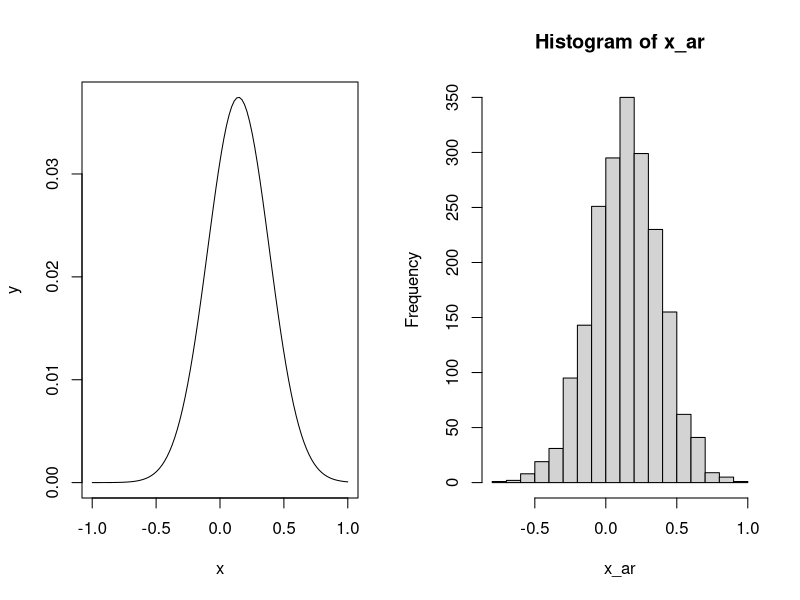
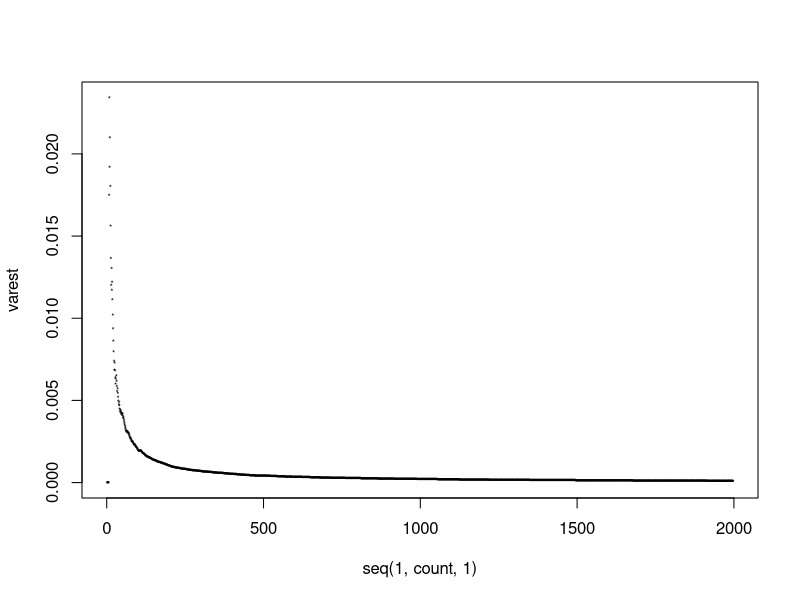

Reproduce these figures in R, in order.
## ---- chunk 1
# Parameters
mu <- 0
sigma <- 0.25
n_data <- 5
y_data <- 5
## ---- chunk 2
# Posterior kernel
PosteriorKernel <- function(theta){
    ker <- exp(y_data*theta) / (1+exp(theta))^n_data
    ker <- ker * exp(-(theta-mu)^2/(2*sigma^2))
    return (ker)
}  
# Prior kernel
PriorKernel <- function(theta){
    ker <- exp(-(theta-mu)^2/(2*sigma^2))
    return (ker)
}
# Prior normalization
Z <- sqrt(2*pi*sigma^2)
# Sample from prior
PriorSample <- function(){
    x <- rnorm(1,mu,sigma)
    return (x)
}
## ---- chunk 3
# Accept-reject algorithm. K = M Z_g / Z_f, where M is the ratio bound in accept-reject algorithm 
AccRej <- function(n, K){
    samples <- c()
    while(length(samples) < n){
        x <- PriorSample()
        u <- runif(1)
        if(u*K < PosteriorKernel(x) / PriorKernel(x)){
            samples <- c(samples, x)
        }
  }
  return(samples)
}
## ---- chunk 4
# Sample from from the posterior using the acc-rej algorithm
x <- seq(-4*sigma,4*sigma,length.out = 100)
y <- PosteriorKernel(x)
treshold <- 1e-4
x_ar <- c()
prob <- c()
varest <- c()
count <- 0
min <- 10

repeat{
    count <- count + 1
    x_ar <- c(x_ar, AccRej(1, K=1))
    prob <- c(prob, length(x_ar[x_ar > 0]) / length(x_ar))
    varest <- c(varest, prob[count] * (1 - prob[count]) / length(x_ar))
    if(varest[count] < treshold && count > min){
        break
    }
}
alpha <- prob[count]

# plot
par(mfrow = c(1, 2))
plot(x,y, type="l")
hist(x_ar)
## ---- chunk 5
par(mfrow = c(1, 1))
## ---- chunk 6
plot(seq(1,count,1),varest, pch="*", cex=0.5)
## ---- chunk 7
print(paste0("Confidence interval of phi: [",round(alpha+qnorm(0.025)*sqrt(varest[count]),4), ", ", round(alpha+qnorm(0.975)*sqrt(varest[count]),4), "]"))
## ---- chunk 8
library(knitr)  
x <- 1:4
y <- c(125,18,20,34)  
d <- data.frame(x,y)
names(d) <- c("Category", "Frequency")
kable(d)  
## ---- chunk 9
x <- c(1, 2, 3, 4, 5, 6, 7, 8, 9, 10, 11, 12, 13, 14, 15, 16, 17, 18)
y <- c(15, 11, 14, 17, 5, 11, 10, 4, 8, 10, 7, 9, 11, 3, 6, 1, 1, 4)
d <- data.frame(x,y)
names <- c("Months", "$y_i$")
kable(d)
